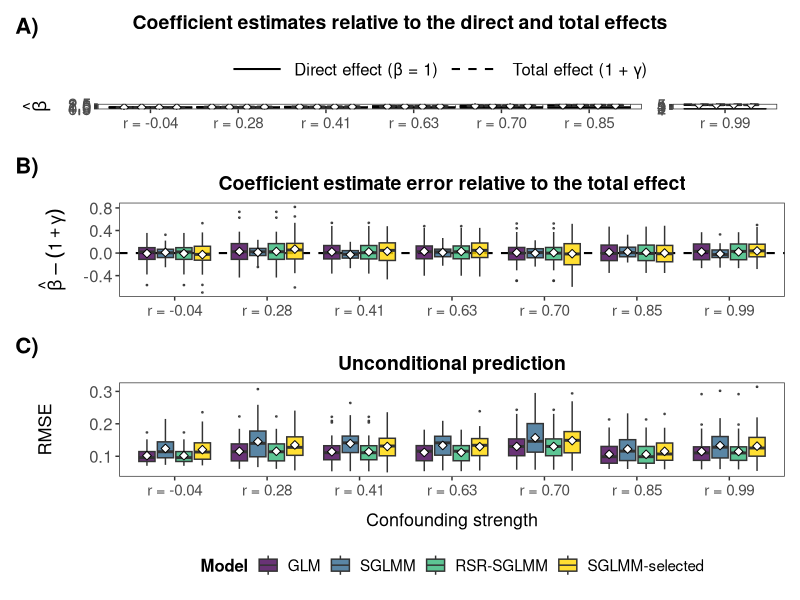

Reproduce this figure in R.
# Simulation 3 (spatial latent variable as mediator)
# Figure 3. Reads results/Simulation3_mediator_results.csv from 03_Simulation3_mediator.R

suppressPackageStartupMessages({library(dplyr); library(ggplot2); library(patchwork)})
res <- read.csv("results/Simulation3_mediator_results.csv")
rep_levels <- c(0, 0.15, 0.25, 0.5, 0.75, 1, 4)
res <- res %>% filter(Covariate == "real", Xreal_to_Z %in% rep_levels)

model_colors <- c(Covariate_Only = "#440154FF", VAST_GMRF = "#31688EFF", VAST_RSR = "#35B779FF", VAST_Selected = "gold")
model_labels <- c(Covariate_Only = "GLM", VAST_GMRF = "SGLMM", VAST_RSR = "RSR-SGLMM", VAST_Selected = "SGLMM-selected")

lab <- res %>% filter(Model == "Covariate_Only") %>% group_by(Xreal_to_Z) %>%
  summarise(r = mean(Realized_Corr), .groups = "drop") %>% arrange(Xreal_to_Z) %>%
  mutate(Label = factor(sprintf("r = %.2f", r), levels = sprintf("r = %.2f", r)),
         block = factor(ifelse(Xreal_to_Z < 4, "low", "high"), levels = c("low", "high")))
res <- res %>% left_join(lab, by = "Xreal_to_Z") %>% mutate(Model = factor(Model, levels = names(model_colors)))

shared_theme <- theme_bw() + theme(
  plot.title = element_text(size = 14, face = "bold", hjust = 0.5),
  axis.title.x = element_text(size = 13, margin = margin(t = 10)),
  axis.title.y = element_text(size = 13, margin = margin(r = 10)),
  axis.text.x = element_text(size = 11), axis.text.y = element_text(size = 12),
  panel.grid = element_blank(), legend.position = "none")

# Reference marks: direct effect (beta = 1) and total effect (1 + gamma) for each level
refs <- lab %>% select(Label, block, Xreal_to_Z) %>%
  tidyr::crossing(Effect = c("Direct effect (\u03b2 = 1)", "Total effect (1 + \u03b3)")) %>%
  mutate(y = ifelse(grepl("Direct", Effect), 1, 1 + Xreal_to_Z), Effect = factor(Effect))

mkA <- function(d, rf, ylab = TRUE) {
  ggplot(d, aes(x = Label, y = Estimate)) +
    geom_errorbar(data = rf, aes(x = Label, ymin = y, ymax = y, linetype = Effect), inherit.aes = FALSE,
                  width = 0.95, linewidth = 0.7, colour = "black") +
    geom_boxplot(aes(fill = Model), position = position_dodge(0.8), width = 0.7, alpha = 0.8, outlier.size = 0.3) +
    stat_summary(aes(group = Model), fun = mean, geom = "point", shape = 23, size = 2, fill = "white",
                 position = position_dodge(0.8)) +
    scale_fill_manual(values = model_colors, guide = "none") +
    scale_linetype_manual(values = c("solid", "dashed"), name = NULL, drop = FALSE) +
    labs(x = NULL, y = if (ylab) expression(hat(beta)) else NULL) +
    shared_theme + theme(legend.text = element_text(size = 12), legend.key.width = unit(1.5, "cm"))
}
# Split axis: gamma <= 1 on the left, gamma = 4 on the right (separate y scales)
lo <- res %>% filter(block == "low") %>% droplevels()
hi <- res %>% filter(block == "high") %>% droplevels()
pA <- (mkA(lo, refs %>% filter(block == "low") %>% mutate(Label = droplevels(Label))) +
       mkA(hi, refs %>% filter(block == "high") %>% mutate(Label = droplevels(Label)), ylab = FALSE) +
       plot_layout(widths = c(6, 1.15), guides = "collect")) & theme(legend.position = "top")
pA <- wrap_elements(full = pA + plot_annotation(
  title = "Coefficient estimates relative to the direct and total effects",
  theme = theme(plot.title = element_text(size = 14, face = "bold", hjust = 0.5))))

pB <- ggplot(res, aes(x = Label, y = Estimate - Total_Effect, fill = Model)) +
  geom_hline(yintercept = 0, linetype = "dashed", linewidth = 0.7) +
  geom_boxplot(position = position_dodge(0.8), width = 0.7, alpha = 0.8, outlier.size = 0.3) +
  stat_summary(aes(group = Model), fun = mean, geom = "point", shape = 23, size = 2, fill = "white", position = position_dodge(0.8)) +
  scale_fill_manual(values = model_colors, labels = model_labels) +
  labs(title = "Coefficient estimate error relative to the total effect", x = NULL, y = expression(hat(beta) - (1 + gamma))) +
  shared_theme

pC <- ggplot(res, aes(x = Label, y = RMSE_latent, fill = Model)) +
  geom_boxplot(position = position_dodge(0.8), width = 0.7, alpha = 0.8, outlier.size = 0.3) +
  stat_summary(aes(group = Model), fun = mean, geom = "point", shape = 23, size = 2, fill = "white", position = position_dodge(0.8)) +
  scale_fill_manual(values = model_colors, labels = model_labels, name = "Model") +
  labs(title = "Unconditional prediction", x = "Confounding strength", y = "RMSE") +
  shared_theme + theme(legend.position = "bottom", legend.title = element_text(size = 12, face = "bold"),
                       legend.text = element_text(size = 11))

fig <- wrap_plots(pA, pB, pC, ncol = 1, heights = c(1.1, 1, 1)) +
  plot_annotation(tag_levels = list(c("A)", "B)", "C)"))) & theme(plot.tag = element_text(size = 16, face = "bold"))
ggsave("figures/Figure3_Simulation3.png", fig, width = 14, height = 11.5, units = "in", dpi = 300, bg = "white")
